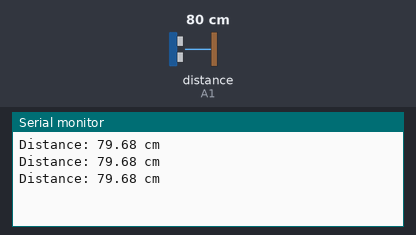
This sketch was run on a simulated Arduino Uno, built with avr-gcc and run on an emulated ATmega328P. Parts: the last lines printed to the serial monitor. Wiring (inferred from the names in the program): ultrasonic range finder: trigger A0; echo A1. Inputs (shaded band) come from the test bench; at power-on: distance to the obstacle (sensor on A1) 80 cm. The echo pulse lasts 58.3 µs per cm.

Above: at 1.3 s.
1.4 s: distance to the obstacle (sensor on A1) set to 2 cm
At 1.9 s:
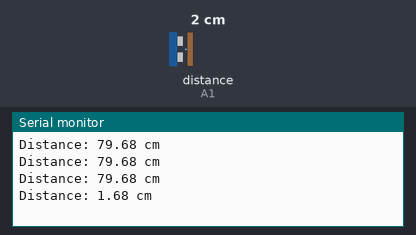
2.9 s: distance to the obstacle (sensor on A1) set to 4 cm
At 3.4 s:
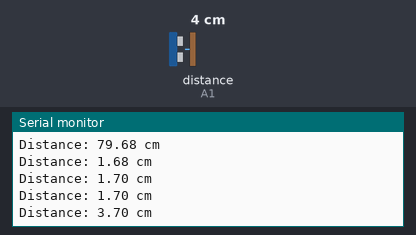
Timing chart, 0 to 5.9 s (numbered marks = the images above; inputs shaded):
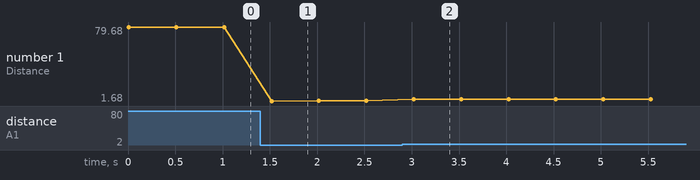

Measured:
- after the input at 1.4 s, the serial monitor: prints a new line after 0.12 s (image 1)
- after the input at 2.9 s, the serial monitor: prints a new line after 0.12 s (image 2)
- plotted number 1: 79.68 → 1.7 after the input at 1.4 s, 1.7 → 3.7 after the input at 2.9 s

The sketch:

ultrasonic.ino
```cpp
const int trigPin = A0;
const int echoPin = A1;

void setup() {
  Serial.begin(9600);
  pinMode(trigPin, OUTPUT);
  pinMode(echoPin, INPUT);
}

void loop() {
  // Clear the trigPin by setting it LOW
  digitalWrite(trigPin, LOW);
  delayMicroseconds(2);

  digitalWrite(trigPin, HIGH);
  delayMicroseconds(10);
  digitalWrite(trigPin, LOW);


  long duration = pulseIn(echoPin, HIGH);

  // Calculate the distance (speed of sound = 343 m/s or 0.0343 cm/µs)
  // Distance = (duration/2) * 0.0343  (since sound goes out and back)
  float distance = duration * 0.0343 / 2;


  Serial.print("Distance: ");
  Serial.print(distance);
  Serial.println(" cm");

  delay(500);
}
```
